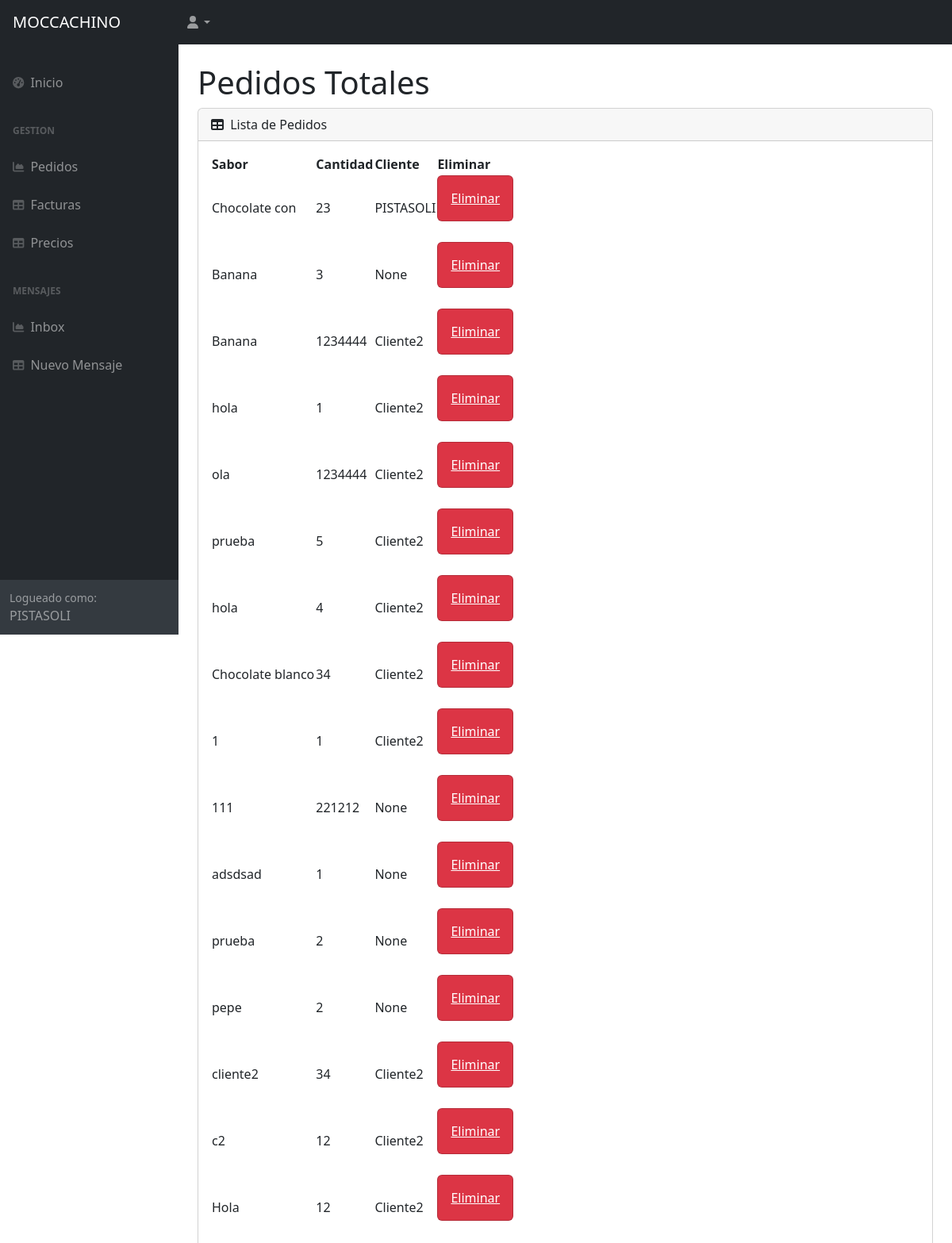
Page /AppClientes/pedidos_por_cliente/ (signed in) on the earlier database version.
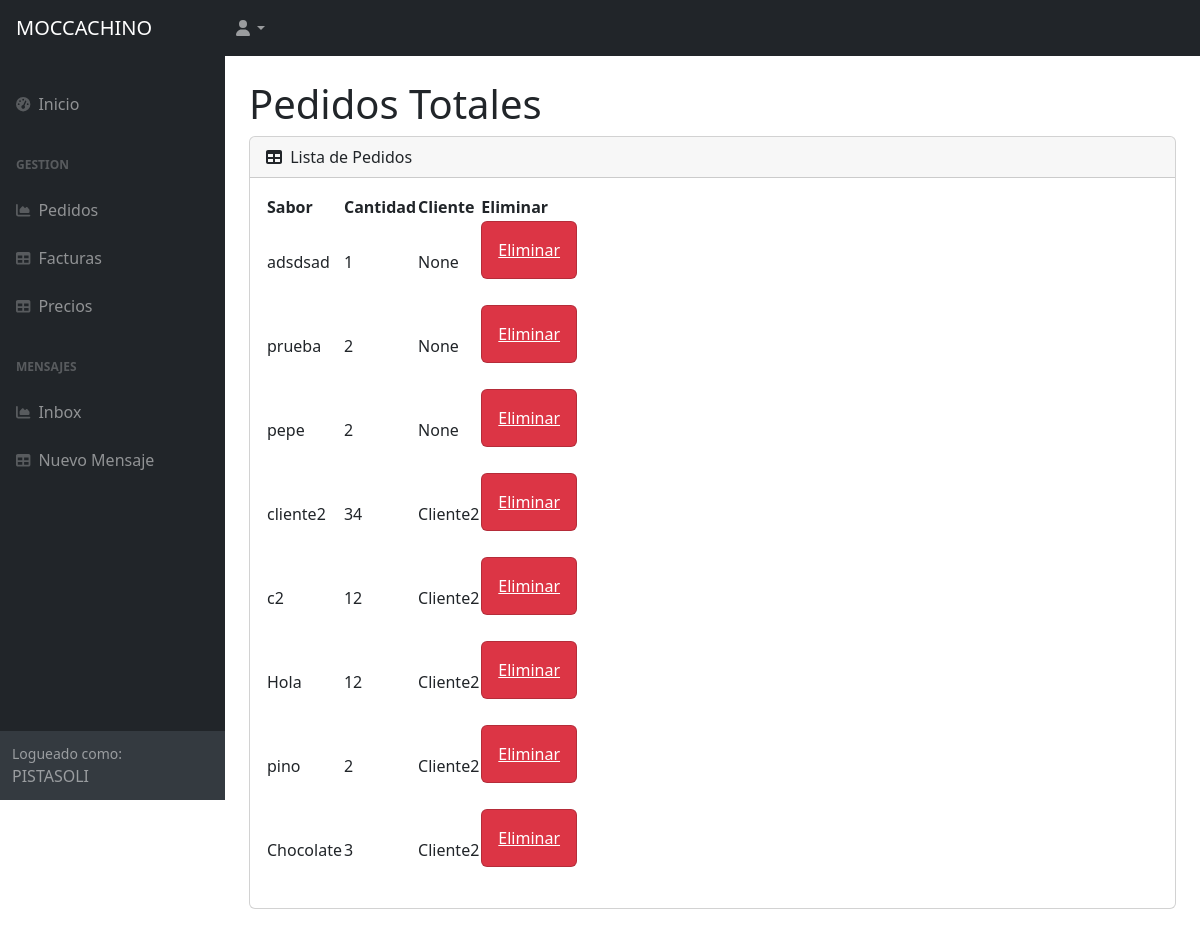
Same page on the later database version.
### AppClientes/models.py (models this page shows, shortened)
class Pedido(models.Model):
    sabor=models.CharField(max_length=50)
    cantidad=models.IntegerField()
    cliente = models.ForeignKey(User, on_delete=models.SET_NULL, null=True, blank=True)

### AppClientes/views.py (the view)
# urls.py: path('pedidos_por_cliente/', vista_super, name="pedidos_por_cliente"),
@login_required
def vista_super (request):
    if request.user.is_superuser:
        pedidos = Pedido.objects.all()
        context= {"pedidos": pedidos}
        return render(request, "AppClientes/pedidos.html", context)
    else:
        varCliente = request.user
        pedidos = Pedido.objects.filter(cliente=varCliente)
        context= {"pedidos": pedidos}
        return render(request, "AppClientes/pedidos_por_cliente.html", context)

### AppClientes/templates/AppClientes/pedidos.html
{% extends 'AppClientes/padre.html' %}
{% load static %}
            {% block contenido %}
            <div id="layoutSidenav_content">
                <main>
                    <div class="container-fluid px-4">
                        <h1 class="mt-4">Pedidos Totales</h1>
                        <div class="card mb-4">
                            <div class="card-header">
                                <i class="fas fa-table me-1"></i>
                                Lista de Pedidos
                            </div>
                            <div class="card-body">
                                <table id="datatablesSimple">
                                    <thead>
                                        <tr>
                                            <th>Sabor</th>
                                            <th>Cantidad</th>
                                            <th>Cliente</th>
                                            <th>Eliminar</th>
                                        </tr>
                                    </thead>
                                    <tbody>
                                        {% for pedido in pedidos %}
                                        <tr>
                                            <td>{{ pedido.sabor }}</td>
                                            <td>{{ pedido.cantidad }}</td>
                                            <td>{{ pedido.cliente }}</td>
                                            <td><div class="col-xl-auto col-md-1">
                                                <div class="card bg-danger text-white mb-4">
                                                    <a class="card-body" href="{% url 'pedidosborrarS' pedido.id %}">Eliminar</a>
                                                </div>
                                            </div></td>
                                        </tr>
                                        {% endfor %}
                                    </tbody>
                                </table>
                            </div>
                        </div>
                    </div>
                </main>
                {% endblock %}

### AppClientes/templates/AppClientes/padre.html (shortened to what this page needs)
<!DOCTYPE html>
<html lang="en">
    <head>
        {% load static %}
        <link href="https://cdn.jsdelivr.net/npm/simple-datatables@7.1.2/dist/style.min.css" rel="stylesheet" />
        <link href="{% static 'AppClientes/css/styles.css' %}" rel="stylesheet" />
    </head>
    <body class="sb-nav-fixed">
        <nav class="sb-topnav navbar navbar-expand navbar-dark bg-dark">
            <a class="navbar-brand ps-3" href="{% url 'InicioAppClientes' %}">MOCCACHINO</a>
            <ul class="navbar-nav ms-auto ms-md-0 me-3 me-lg-4">
                <li class="nav-item dropdown">
                    <a class="nav-link dropdown-toggle" id="navbarDropdown" href="#" role="button" data-bs-toggle="dropdown" aria-expanded="false"><i class="fas fa-user fa-fw"></i></a>
                </li>
            </ul>
        </nav>
        <div id="layoutSidenav">
            <div id="layoutSidenav_nav">
                <nav class="sb-sidenav accordion sb-sidenav-dark" id="sidenavAccordion">
                    <div class="sb-sidenav-menu">
                        <div class="nav">
                            <br>
                            <a class="nav-link" href="{% url 'InicioAppClientes' %}">
                                <div class="sb-nav-link-icon"><i class="fas fa-tachometer-alt"></i></div>
                                Inicio
                            </a>
                            <div class="sb-sidenav-menu-heading">Gestion</div>
                            <a class="nav-link" href="{% url 'pedidos_super' %}">
                                <div class="sb-nav-link-icon"><i class="fas fa-chart-area"></i></div>
                                Pedidos
                            </a>
                            <a class="nav-link" href="{% url 'facturas_super' %}">
                                <div class="sb-nav-link-icon"><i class="fas fa-table"></i></div>
                                Facturas
                            </a>
                            <a class="nav-link" href="{% url 'precios' %}">
                                <div class="sb-nav-link-icon"><i class="fas fa-table"></i></div>
                                Precios
                            </a>
                            <div class="sb-sidenav-menu-heading">Mensajes</div>
                            <a class="nav-link" href="{% url 'inbox' %}">
                                <div class="sb-nav-link-icon"><i class="fas fa-chart-area"></i></div>
                                Inbox
                            </a>
                            <a class="nav-link" href="{% url 'nuevomensaje' %}">
                                <div class="sb-nav-link-icon"><i class="fas fa-table"></i></div>
                                Nuevo Mensaje
                            </a>
                        </div>
                    </div>
                    <div class="sb-sidenav-footer">
                        <div class="small">Logueado como:</div>
                        {{ user.username }}
                    </div>
                </nav>
            </div>
            {% block contenido %}
            {% endblock %}
        </div>
    </body>
</html>

Differences in the rows shown:
removed Pedido: sabor "Chocolate con", cantidad "23", cliente "PISTASOLI"
removed Pedido: sabor "Banana", cantidad "3", cliente "None"
removed Pedido: sabor "Banana", cantidad "1234444", cliente "Cliente2"
removed Pedido: sabor "hola", cantidad "1", cliente "Cliente2"
removed Pedido: sabor "ola", cantidad "1234444", cliente "Cliente2"
removed Pedido: sabor "prueba", cantidad "5", cliente "Cliente2"
removed Pedido: sabor "hola", cantidad "4", cliente "Cliente2"
removed Pedido: sabor "Chocolate blanco", cantidad "34", cliente "Cliente2"
removed Pedido: sabor "1", cantidad "1", cliente "Cliente2"
removed Pedido: sabor "111", cantidad "221212", cliente "None"
added Pedido: sabor "pino", cantidad "2", cliente "Cliente2"
added Pedido: sabor "Chocolate", cantidad "3", cliente "Cliente2"
